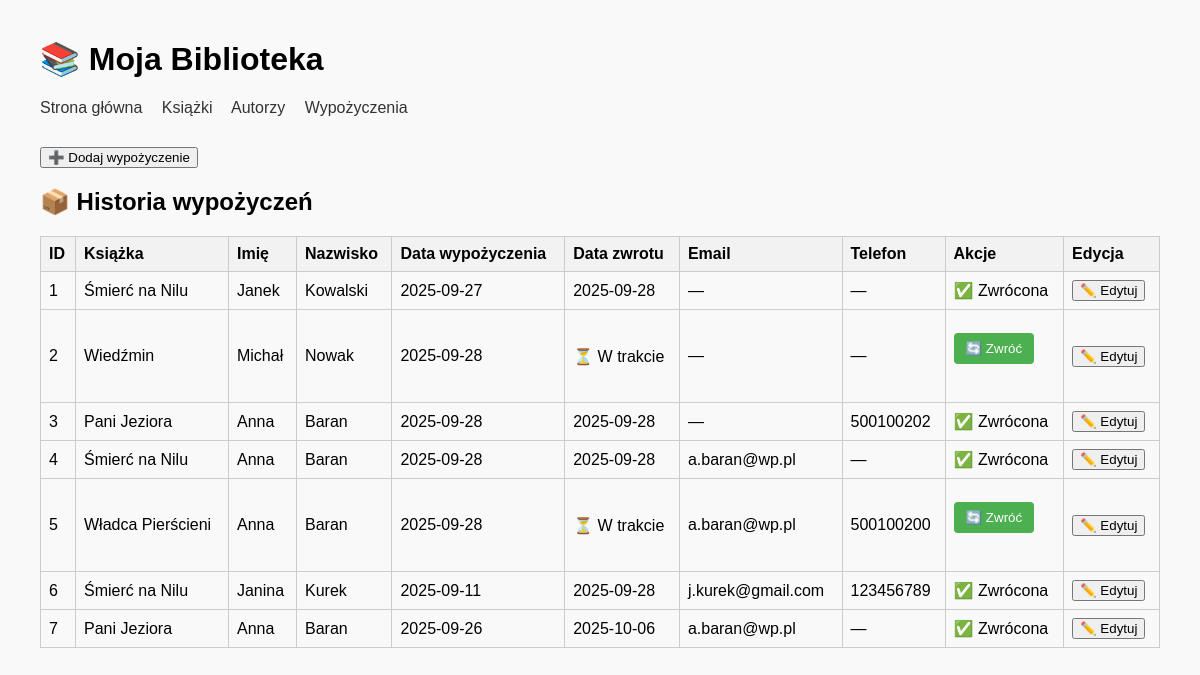
/borrowings, run on the app's committed database.
### app/models.py (models this page shows, shortened)
class Borrowings(db.Model):
    __tablename__ = "borrowings"
    id = db.Column(db.Integer, primary_key=True)
    book_id = db.Column(db.Integer, db.ForeignKey("books.id"), nullable=False)
    borrower_name = db.Column(db.String(100), nullable=False)
    borrower_surname = db.Column(db.String(100), nullable=False)
    borrow_date = db.Column(db.DateTime, default=datetime.utcnow)
    return_date = db.Column(db.DateTime, nullable=True)
    email = db.Column(db.String(120), nullable=True)
    phone = db.Column(db.String(20), nullable=True)

class Book(db.Model):
    __tablename__ = "books"
    id = db.Column(db.Integer, primary_key=True)
    author_id = db.Column(db.Integer, db.ForeignKey("authors.id"), nullable=False)
    title = db.Column(db.String(200), nullable=False)
    genre = db.Column(db.String(100))
    available = db.Column(db.Boolean, default=True)
    borrowings = db.relationship("Borrowings", backref="book", lazy="dynamic")

### app/routes.py (the view)
@app.route("/borrowings", strict_slashes=False)
def borrowings():
    all_borrowings = Borrowings.query.all()
    return render_template("borrowings.html", borrowings=all_borrowings)

### app/templates/borrowings.html (shortened to what this page needs)
{% extends "base.html" %}
{% block content %}
<a href="{{ url_for('new_borrowings') }}">
    <button>➕ Dodaj wypożyczenie</button>
</a>
<h2>📦 Historia wypożyczeń</h2>
<table>
    <tr>
        <th>ID</th>
        <th>Książka</th>
        <th>Imię</th>
        <th>Nazwisko</th>
        <th>Data wypożyczenia</th>
        <th>Data zwrotu</th>
        <th>Email</th>
        <th>Telefon</th>
        <th>Akcje</th>
        <th>Edycja</th>
    </tr>
    {% for b in borrowings %}
    <tr>
        <td>{{ b.id }}</td>
        <td>{{ b.book.title }}</td>
        <td>{{ b.borrower_name }}</td>
        <td>{{ b.borrower_surname }}</td>
        <td>{{ b.borrow_date.strftime('%Y-%m-%d') }}</td>
        <td>
            {% if b.return_date %}
            {{ b.return_date.strftime('%Y-%m-%d') }}
            {% else %}
            ⏳ W trakcie
            {% endif %}
        </td>
        <td>{{ b.email or "—" }}</td>
        <td>{{ b.phone or "—" }}</td>
        <td>
            {% if not b.return_date %}
            <form method="POST" action="{{ url_for('return_book', borrowing_id=b.id) }}">
                <button type="submit" onclick="return confirm('Czy na pewno chcesz zwrócić książkę?')">🔄 Zwróć</button>
            </form>
            {% else %}
            ✅ Zwrócona
            {% endif %}
        </td>
        <td>
            <a href="{{ url_for('edit_borrowing', borrowing_id=b.id) }}">
                <button>✏️ Edytuj</button>
            </a>
        </td>
    </tr>
    {% endfor %}
</table>
{% endblock %}

### app/static/style.css (style rules this page uses)
body { font-family: Arial, sans-serif; margin: 40px; background-color: #f9f9f9; }
form { max-width: 400px; margin-bottom: 30px; }
form button { margin-top: 15px; padding: 8px 12px; background-color: #4CAF50; color: white; border: none; border-radius: 4px; cursor: pointer; }
table { width: 100%; border-collapse: collapse; margin-top: 20px; }
table th, table td { border: 1px solid #ccc; padding: 8px; text-align: left; }
table th { background-color: #f2f2f2; }

### data on the page
Borrowings: id "1", book "Śmierć na Nilu", borrower_name "Janek", borrower_surname "Kowalski", borrow_date "2025-09-27", return_date "2025-09-28", email "—", phone "—", shows "✅ Zwrócona"
Borrowings: id "2", book "Wiedźmin", borrower_name "Michał", borrower_surname "Nowak", borrow_date "2025-09-28", shows "⏳ W trakcie", email "—", phone "—"
Borrowings: id "3", book "Pani Jeziora", borrower_name "Anna", borrower_surname "Baran", borrow_date "2025-09-28", return_date "2025-09-28", email "—", phone "500100202", shows "✅ Zwrócona"
Borrowings: id "4", book "Śmierć na Nilu", borrower_name "Anna", borrower_surname "Baran", borrow_date "2025-09-28", return_date "2025-09-28", email "a.baran@wp.pl", phone "—", shows "✅ Zwrócona"
Borrowings: id "5", book "Władca Pierścieni", borrower_name "Anna", borrower_surname "Baran", borrow_date "2025-09-28", shows "⏳ W trakcie", email "a.baran@wp.pl", phone "500100200"
Borrowings: id "6", book "Śmierć na Nilu", borrower_name "Janina", borrower_surname "Kurek", borrow_date "2025-09-11", return_date "2025-09-28", email "j.kurek@gmail.com", phone "123456789", shows "✅ Zwrócona"
Borrowings: id "7", book "Pani Jeziora", borrower_name "Anna", borrower_surname "Baran", borrow_date "2025-09-26", return_date "2025-10-06", email "a.baran@wp.pl", phone "—", shows "✅ Zwrócona"
